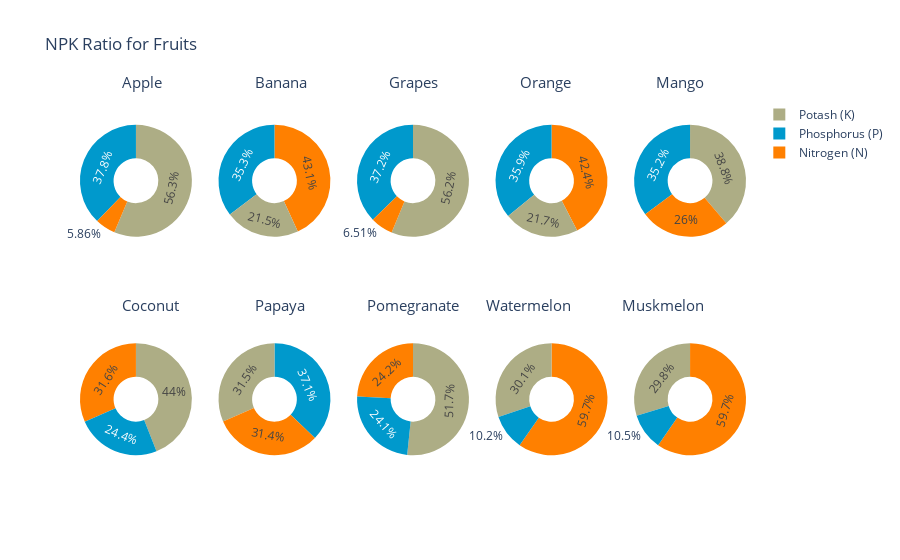

The code cell stored with this chart in its notebook:
### Code cell
import plotly.graph_objects as go
from plotly.subplots import make_subplots

# Define labels and colors
labels = ['Nitrogen (N)', 'Phosphorus (P)', 'Potash (K)']
cafe_colors = ['rgb(255, 128, 0)', 'rgb(0, 153, 204)', 'rgb(173, 173, 133)']

# Create a subplot figure with 2 rows and 5 columns for pie charts
specs = [[{'type':'domain'}, {'type':'domain'}, {'type':'domain'}, {'type':'domain'}, {'type':'domain'}],
         [{'type':'domain'}, {'type':'domain'}, {'type':'domain'}, {'type':'domain'}, {'type':'domain'}]]
fig = make_subplots(rows=2, cols=5, specs=specs)

# Function to add a pie chart for a specific crop
def add_pie_chart(crop_name, row, col):
    crop_npk = crop_summary[crop_summary.index == crop_name]
    values = [crop_npk['N'].values[0], crop_npk['P'].values[0], crop_npk['K'].values[0]]
    fig.add_trace(go.Pie(labels=labels, values=values, name=crop_name, hole=.4, hoverinfo="label+percent+name", 
                         marker=dict(colors=cafe_colors)), row, col)

# Add pie charts for each fruit
add_pie_chart('apple', 1, 1)
add_pie_chart('banana', 1, 2)
add_pie_chart('grapes', 1, 3)
add_pie_chart('orange', 1, 4)
add_pie_chart('mango', 1, 5)
add_pie_chart('coconut', 2, 1)
add_pie_chart('papaya', 2, 2)
add_pie_chart('pomegranate', 2, 3)
add_pie_chart('watermelon', 2, 4)
add_pie_chart('muskmelon', 2, 5)

# Update layout with title and annotations
fig.update_layout(
    title_text="NPK Ratio for Fruits",
    annotations=[
        dict(text='Apple', x=0.06, y=1.08, font_size=15, showarrow=False),
        dict(text='Banana', x=0.26, y=1.08, font_size=15, showarrow=False),
        dict(text='Grapes', x=0.50, y=1.08, font_size=15, showarrow=False),
        dict(text='Orange', x=0.74, y=1.08, font_size=15, showarrow=False),
        dict(text='Mango', x=0.94, y=1.08, font_size=15, showarrow=False),
        dict(text='Coconut', x=0.06, y=0.46, font_size=15, showarrow=False),
        dict(text='Papaya', x=0.26, y=0.46, font_size=15, showarrow=False),
        dict(text='Pomegranate', x=0.50, y=0.46, font_size=15, showarrow=False),
        dict(text='Watermelon', x=0.74, y=0.46, font_size=15, showarrow=False),
        dict(text='Muskmelon', x=0.94, y=0.46, font_size=15, showarrow=False)
    ]
)

# Show the plot
fig.show()

### Figure 1 — Plotly figure (JSON) as saved in the notebook; plotly's stock layout.template omitted (floating-point values rounded to 4 significant figures)
{"data": [{"domain": {"x": [0, 0.168], "y": [0.575, 1]}, "hole": 0.4, "hoverinfo": "label+percent+name", "labels": ["Nitrogen (N)", "Phosphorus (P)", "Potash (K)"], "marker": {"colors": ["rgb(255, 128, 0)", "rgb(0, 153, 204)", "rgb(173, 173, 133)"]}, "name": "apple", "type": "pie", "values": [20.8, 134.2, 199.9]}, {"domain": {"x": [0.208, 0.376], "y": [0.575, 1]}, "hole": 0.4, "hoverinfo": "label+percent+name", "labels": ["Nitrogen (N)", "Phosphorus (P)", "Potash (K)"], "marker": {"colors": ["rgb(255, 128, 0)", "rgb(0, 153, 204)", "rgb(173, 173, 133)"]}, "name": "banana", "type": "pie", "values": [100.2, 82.01, 50.05]}, {"domain": {"x": [0.416, 0.584], "y": [0.575, 1]}, "hole": 0.4, "hoverinfo": "label+percent+name", "labels": ["Nitrogen (N)", "Phosphorus (P)", "Potash (K)"], "marker": {"colors": ["rgb(255, 128, 0)", "rgb(0, 153, 204)", "rgb(173, 173, 133)"]}, "name": "grapes", "type": "pie", "values": [23.18, 132.5, 200.1]}, {"domain": {"x": [0.624, 0.792], "y": [0.575, 1]}, "hole": 0.4, "hoverinfo": "label+percent+name", "labels": ["Nitrogen (N)", "Phosphorus (P)", "Potash (K)"], "marker": {"colors": ["rgb(255, 128, 0)", "rgb(0, 153, 204)", "rgb(173, 173, 133)"]}, "name": "orange", "type": "pie", "values": [19.58, 16.55, 10.01]}, {"domain": {"x": [0.832, 1], "y": [0.575, 1]}, "hole": 0.4, "hoverinfo": "label+percent+name", "labels": ["Nitrogen (N)", "Phosphorus (P)", "Potash (K)"], "marker": {"colors": ["rgb(255, 128, 0)", "rgb(0, 153, 204)", "rgb(173, 173, 133)"]}, "name": "mango", "type": "pie", "values": [20.07, 27.18, 29.92]}, {"domain": {"x": [0, 0.168], "y": [0, 0.425]}, "hole": 0.4, "hoverinfo": "label+percent+name", "labels": ["Nitrogen (N)", "Phosphorus (P)", "Potash (K)"], "marker": {"colors": ["rgb(255, 128, 0)", "rgb(0, 153, 204)", "rgb(173, 173, 133)"]}, "name": "coconut", "type": "pie", "values": [21.98, 16.93, 30.59]}, {"domain": {"x": [0.208, 0.376], "y": [0, 0.425]}, "hole": 0.4, "hoverinfo": "label+percent+name", "labels": ["Nitrogen (N)", "Phosphorus (P)", "Potash (K)"], "marker": {"colors": ["rgb(255, 128, 0)", "rgb(0, 153, 204)", "rgb(173, 173, 133)"]}, "name": "papaya", "type": "pie", "values": [49.88, 59.05, 50.04]}, {"domain": {"x": [0.416, 0.584], "y": [0, 0.425]}, "hole": 0.4, "hoverinfo": "label+percent+name", "labels": ["Nitrogen (N)", "Phosphorus (P)", "Potash (K)"], "marker": {"colors": ["rgb(255, 128, 0)", "rgb(0, 153, 204)", "rgb(173, 173, 133)"]}, "name": "pomegranate", "type": "pie", "values": [18.87, 18.75, 40.21]}, {"domain": {"x": [0.624, 0.792], "y": [0, 0.425]}, "hole": 0.4, "hoverinfo": "label+percent+name", "labels": ["Nitrogen (N)", "Phosphorus (P)", "Potash (K)"], "marker": {"colors": ["rgb(255, 128, 0)", "rgb(0, 153, 204)", "rgb(173, 173, 133)"]}, "name": "watermelon", "type": "pie", "values": [99.42, 17, 50.22]}, {"domain": {"x": [0.832, 1], "y": [0, 0.425]}, "hole": 0.4, "hoverinfo": "label+percent+name", "labels": ["Nitrogen (N)", "Phosphorus (P)", "Potash (K)"], "marker": {"colors": ["rgb(255, 128, 0)", "rgb(0, 153, 204)", "rgb(173, 173, 133)"]}, "name": "muskmelon", "type": "pie", "values": [100.3, 17.72, 50.08]}], "layout": {"annotations": [{"font": {"size": 15}, "showarrow": false, "text": "Apple", "x": 0.06, "y": 1.08}, {"font": {"size": 15}, "showarrow": false, "text": "Banana", "x": 0.26, "y": 1.08}, {"font": {"size": 15}, "showarrow": false, "text": "Grapes", "x": 0.5, "y": 1.08}, {"font": {"size": 15}, "showarrow": false, "text": "Orange", "x": 0.74, "y": 1.08}, {"font": {"size": 15}, "showarrow": false, "text": "Mango", "x": 0.94, "y": 1.08}, {"font": {"size": 15}, "showarrow": false, "text": "Coconut", "x": 0.06, "y": 0.46}, {"font": {"size": 15}, "showarrow": false, "text": "Papaya", "x": 0.26, "y": 0.46}, {"font": {"size": 15}, "showarrow": false, "text": "Pomegranate", "x": 0.5, "y": 0.46}, {"font": {"size": 15}, "showarrow": false, "text": "Watermelon", "x": 0.74, "y": 0.46}, {"font": {"size": 15}, "showarrow": false, "text": "Muskmelon", "x": 0.94, "y": 0.46}], "title": {"text": "NPK Ratio for Fruits"}}}
